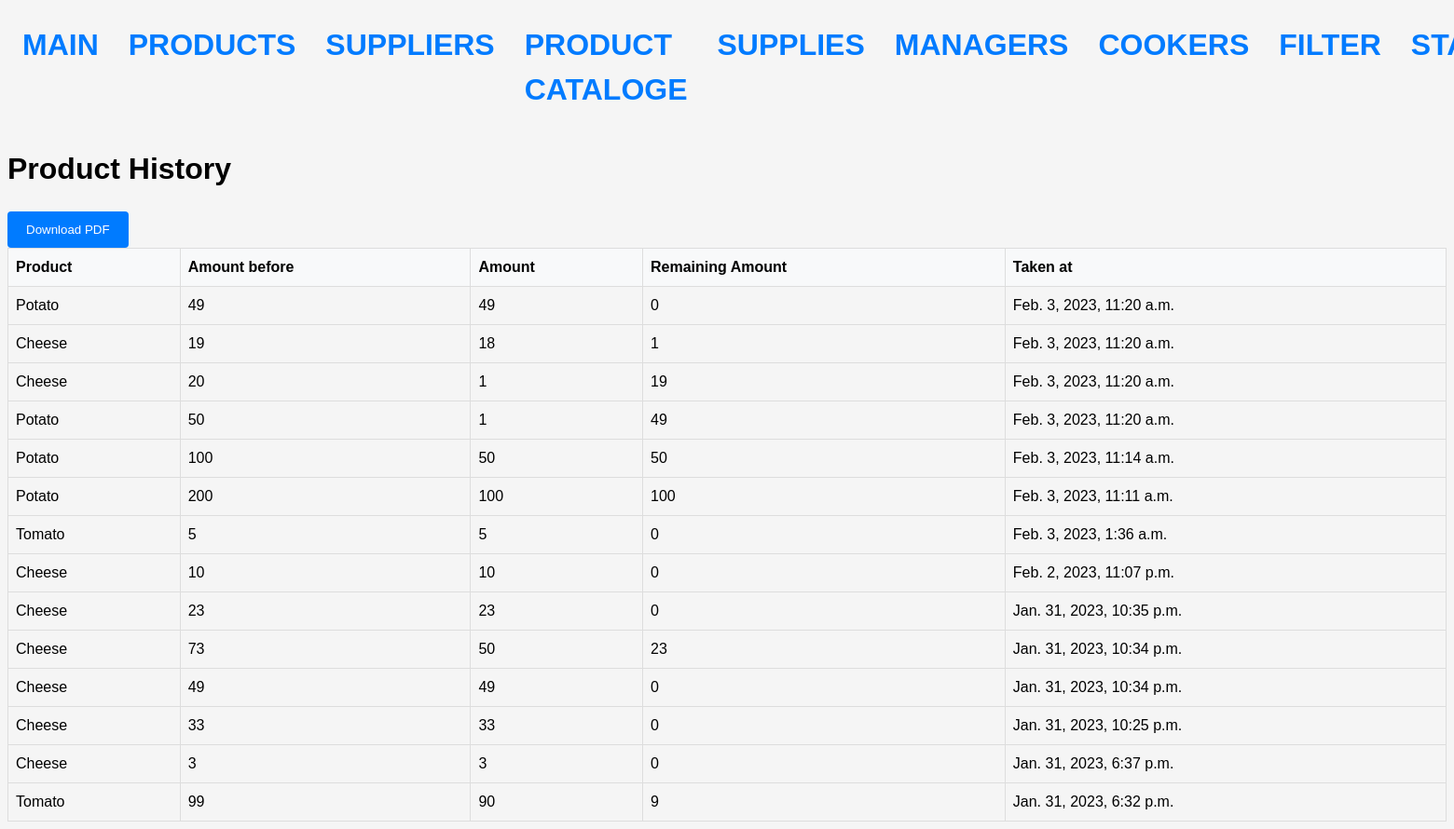
The page /cooker/history/ on the database as committed earlier.
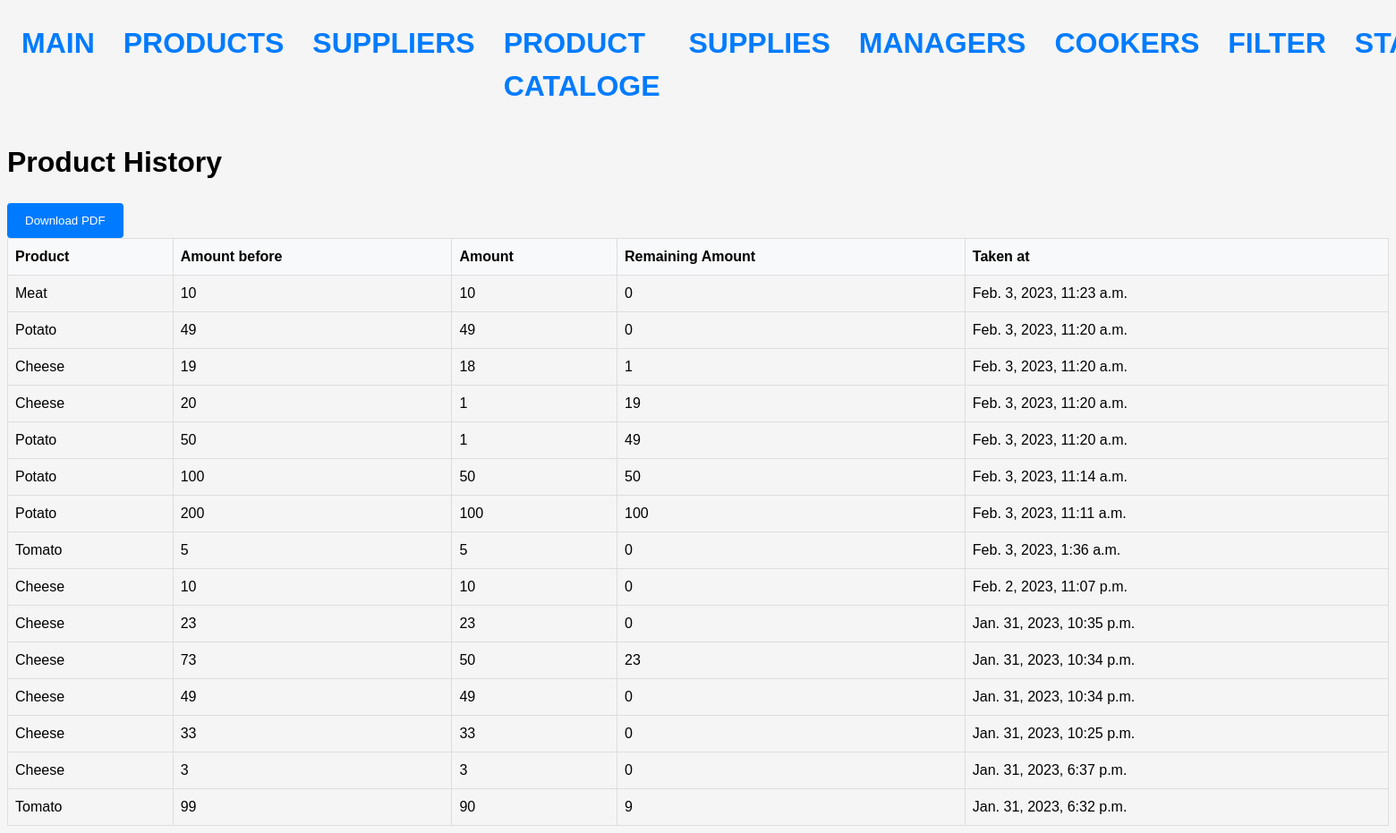
The same page on the database as committed later.
### stock/models.py (models this page shows, shortened)
class StockHistory(models.Model):
    stock = models.ForeignKey(StockProduct, on_delete=models.CASCADE)
    amount = models.IntegerField()
    initial_amount = models.IntegerField(default=1)
    final_amount = models.IntegerField(default=1)
    created_at = models.DateTimeField(auto_now_add=True)

class StockProduct(Model):
    product = models.ForeignKey(Product, on_delete=models.CASCADE)
    amount = models.IntegerField()
    expired_at = models.DateField()

class Product(Model):
    name = models.CharField(max_length=64)
    term = models.IntegerField()
    measure = models.ForeignKey(Measure, on_delete=models.CASCADE)

### stock/views.py (the view)
# urls.py: path('cooker/history/', CookerProductHistoryView.as_view(), name='cooker_product_history'),
class CookerProductHistoryView(TemplateView):
    template_name = 'cooker/cooker_product_history.html'
    def get_context_data(self, **kwargs):
        context = super().get_context_data(**kwargs)
        history = StockHistory.objects.all().order_by('-created_at')
        context['history'] = history
        return context

### templates/cooker/cooker_product_history.html
{% extends 'base.html' %}
{% block content %}
<h1>Product History</h1>
<form action="{% url 'download_pdf' %}" method="get">
    <input type="submit" value="Download PDF">
</form>
<table>
<thead>
<tr>
<th>Product</th>
<th>Amount before</th>
<th>Amount</th>
<th>Remaining Amount</th>
<th>Taken at</th>
</tr>
</thead>
<tbody>
{% for item in history %}
<tr>
<td>{{ item.stock.product.name }}</td>
<td>{{ item.initial_amount }}</td>
<td>{{ item.amount }}</td>
<td>{{ item.final_amount }}</td>
<td>{{ item.created_at }}</td>
</tr>
{% endfor %}
</tbody>
</table>
{% endblock %}

Rows that differ between the two databases and show on the page:
added StockHistory: stock.product.name "Meat", initial_amount "10", amount "10", final_amount "0", created_at "Feb. 3, 2023, 11:23 a.m."
